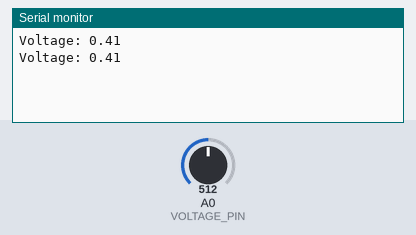
Recording of a sketch running on a simulated Arduino Uno, built with avr-gcc and run on an emulated ATmega328P. Parts: the last lines printed to the serial monitor. Inputs (shaded band) come from the test bench; at power-on: A0 (VOLTAGE_PIN) = 512.

Above: at 1.8 s.
1.9 s: A0 (VOLTAGE_PIN) set to 716
At 2.8 s:
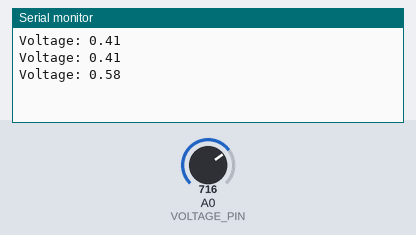
3.4 s: A0 (VOLTAGE_PIN) set to 900
At 4.5 s:
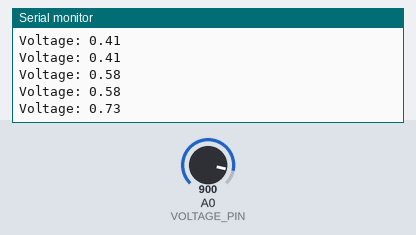
Timing chart, 0 to 6.4 s (numbered marks = the images above; inputs shaded):
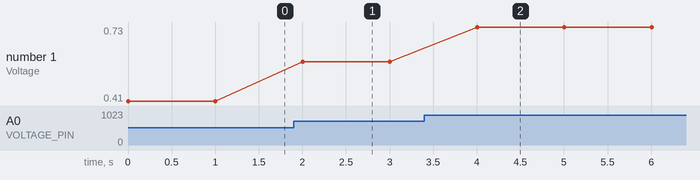

Measured:
- after the input at 1.9 s, the serial monitor: prints a new line after 0.10 s (image 1)
- after the input at 3.4 s, the serial monitor: prints a new line after 0.60 s (image 2)
- plotted number 1: 0.41 → 0.58 after the input at 1.9 s, 0.58 → 0.73 after the input at 3.4 s

The sketch:

Voltage_Sensor.ino
```cpp
#define VOLTAGE_PIN 14
#define REF_VOLTAGE 3.3
#define ADC_RESOLUTION 4095


void setup() {
  Serial.begin(115200);
  pinMode(VOLTAGE_PIN, INPUT);
}

void loop() {
  int adcVal = analogRead(VOLTAGE_PIN);
  float voltage = (adcVal/(float)ADC_RESOLUTION) * REF_VOLTAGE;
  Serial.print("Voltage: ");
  Serial.println(voltage);
  Serial.println();
  delay(1000);
}
```
